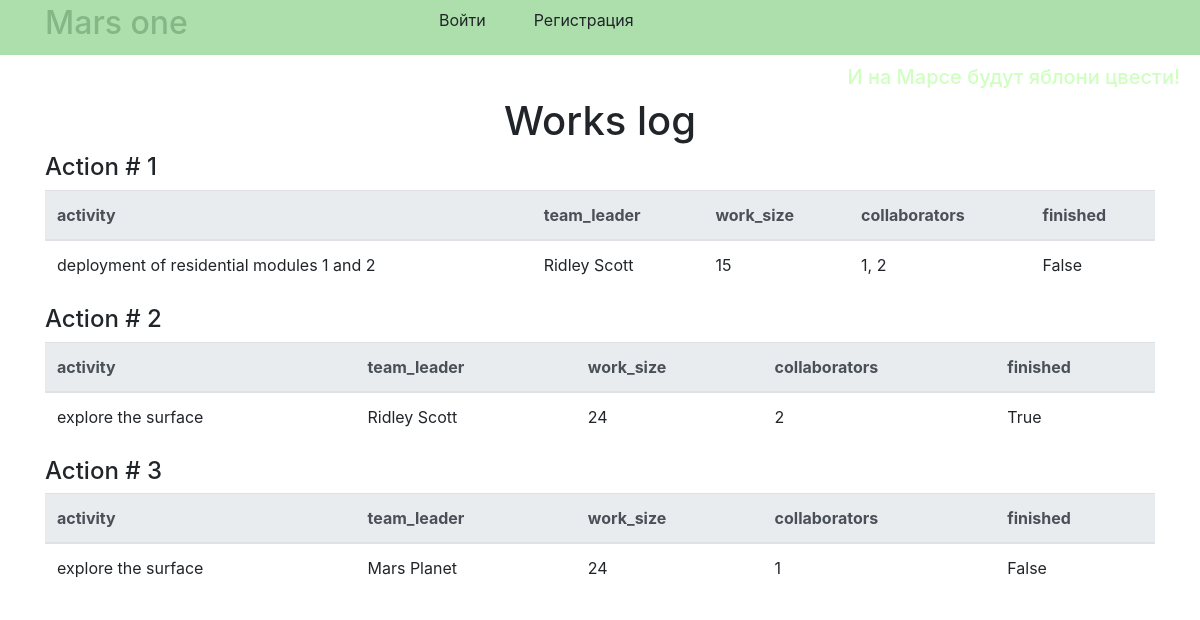
/, run on an earlier commit of the app's database.
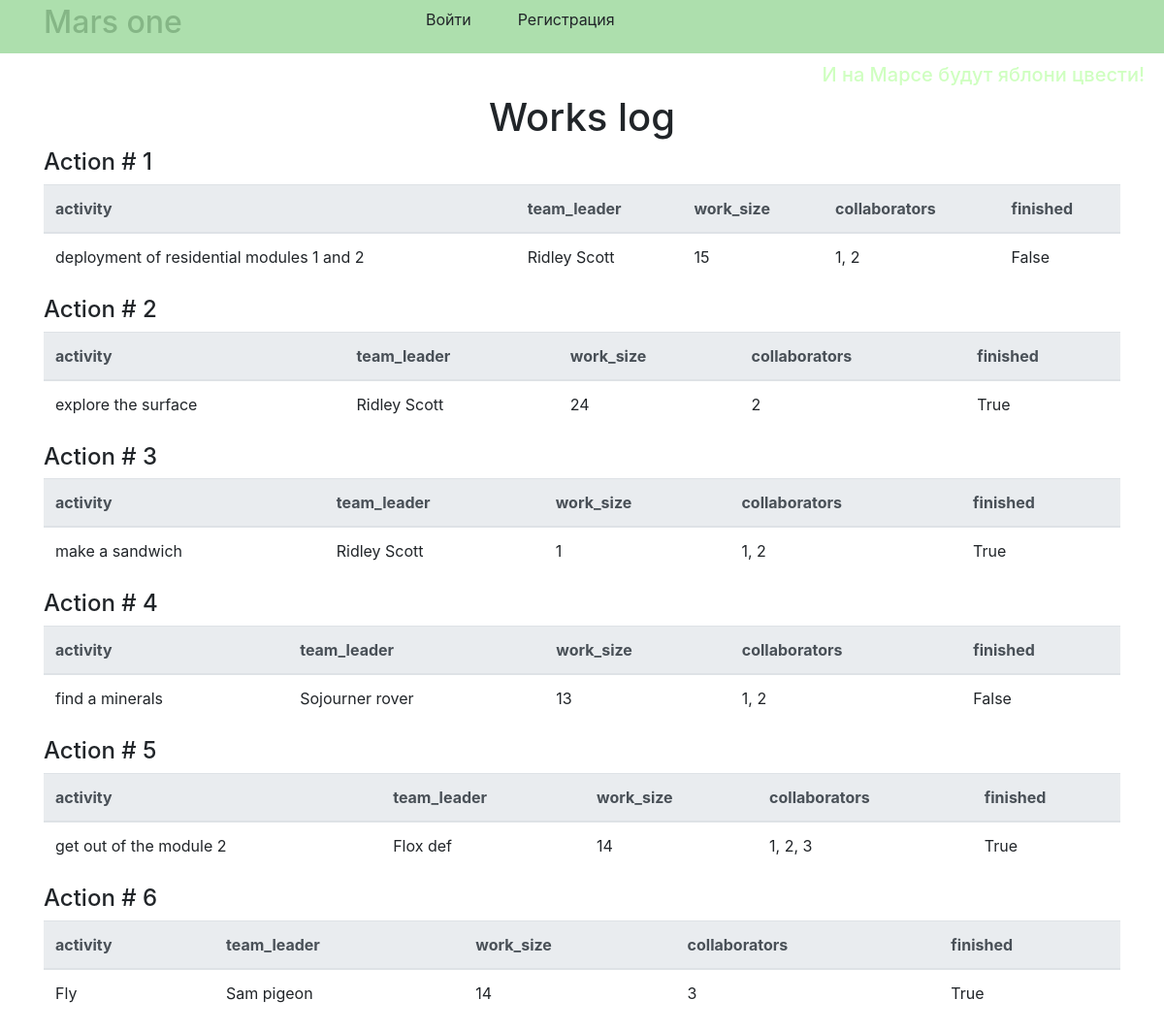
And on a later commit of the database.
### data/jobs.py (models this page shows)
class Job(SqlAlchemyBase, SerializerMixin):
    __tablename__ = 'jobs'
    id = sqlalchemy.Column(sqlalchemy.Integer,
                           primary_key=True, autoincrement=True)
    team_leader = sqlalchemy.Column(sqlalchemy.Integer,
                                    sqlalchemy.ForeignKey("users.id"))
    job = sqlalchemy.Column(sqlalchemy.String, nullable=True)
    work_size = sqlalchemy.Column(sqlalchemy.Integer, nullable=True)
    collaborators = sqlalchemy.Column(sqlalchemy.String, nullable=True)
    start_date = sqlalchemy.Column(sqlalchemy.String, nullable=True)
    is_finished = sqlalchemy.Column(sqlalchemy.Boolean, default=False)
    user = orm.relation('User')

### data/users.py (models this page shows, shortened)
class User(SqlAlchemyBase, SerializerMixin, UserMixin):
    __tablename__ = 'users'
    id = sqlalchemy.Column(sqlalchemy.Integer,
                           primary_key=True, autoincrement=True)
    surname = sqlalchemy.Column(sqlalchemy.String, nullable=True)
    name = sqlalchemy.Column(sqlalchemy.String, nullable=True)
    age = sqlalchemy.Column(sqlalchemy.Integer, nullable=True)
    position = sqlalchemy.Column(sqlalchemy.String, nullable=True)
    speciality = sqlalchemy.Column(sqlalchemy.String, nullable=True)
    address = sqlalchemy.Column(sqlalchemy.String, nullable=True)
    email = sqlalchemy.Column(sqlalchemy.String,
                              index=True, unique=True, nullable=True)
    hashed_password = sqlalchemy.Column(sqlalchemy.String, nullable=True)
    modified_date = sqlalchemy.Column(sqlalchemy.DateTime,
                                      default=datetime.datetime.now)
    jobs = orm.relation("Job", back_populates='user')

### main.py (the view)
@app.route("/")
def index():
    session = db_session.create_session()
    jobs = session.query(Job).all()
    return render_template("index.html", jobs=jobs)

### data/db_session.py (called while the page is built)
def create_session() -> Session:
    global __factory
    return __factory()

### templates/index.html (shortened to what this page needs)
{% extends "base.html" %}
{% block content %}
<div class="text text-center"><h1>Works log</h1></div>
{% for job in jobs %}
    <h4>Action # {{ job.id }}</h4>
    <table class="table">
      <thead class="thead-light">
        <tr>
          <th scope="col">activity</th>
          <th scope="col">team_leader</th>
          <th scope="col">work_size</th>
          <th scope="col">collaborators</th>
          <th scope="col">finished</th>
        </tr>
      </thead>
      <tbody>
        <tr>
          <td>{{ job.job }}</td>
          <td>{{ job.user.name }} {{ job.user.surname }}</td>
          <td>{{ job.work_size }}</td>
          <td>{{ job.collaborators }}</td>
          <td>{{ job.is_finished }}</td>
        </tr>
      </tbody>
    </table>
{% endfor %}
{% endblock %}

What changed in the data, as far as the page shows it:
changed Job id 3: job "explore the surface" → "make a sandwich"; user.name "Mars" → "Ridley"; user.surname "Planet" → "Scott"; work_size "24" → "1"; collaborators "1" → "1, 2"; is_finished "False" → "True"
added Job: id "4", job "find a minerals", user.name "Sojourner", user.surname "rover", work_size "13", collaborators "1, 2", is_finished "False"
added Job: id "5", job "get out of the module 2", user.name "Flox", user.surname "def", work_size "14", collaborators "1, 2, 3", is_finished "True"
added Job: id "6", job "Fly", user.name "Sam", user.surname "pigeon", work_size "14", collaborators "3", is_finished "True"
